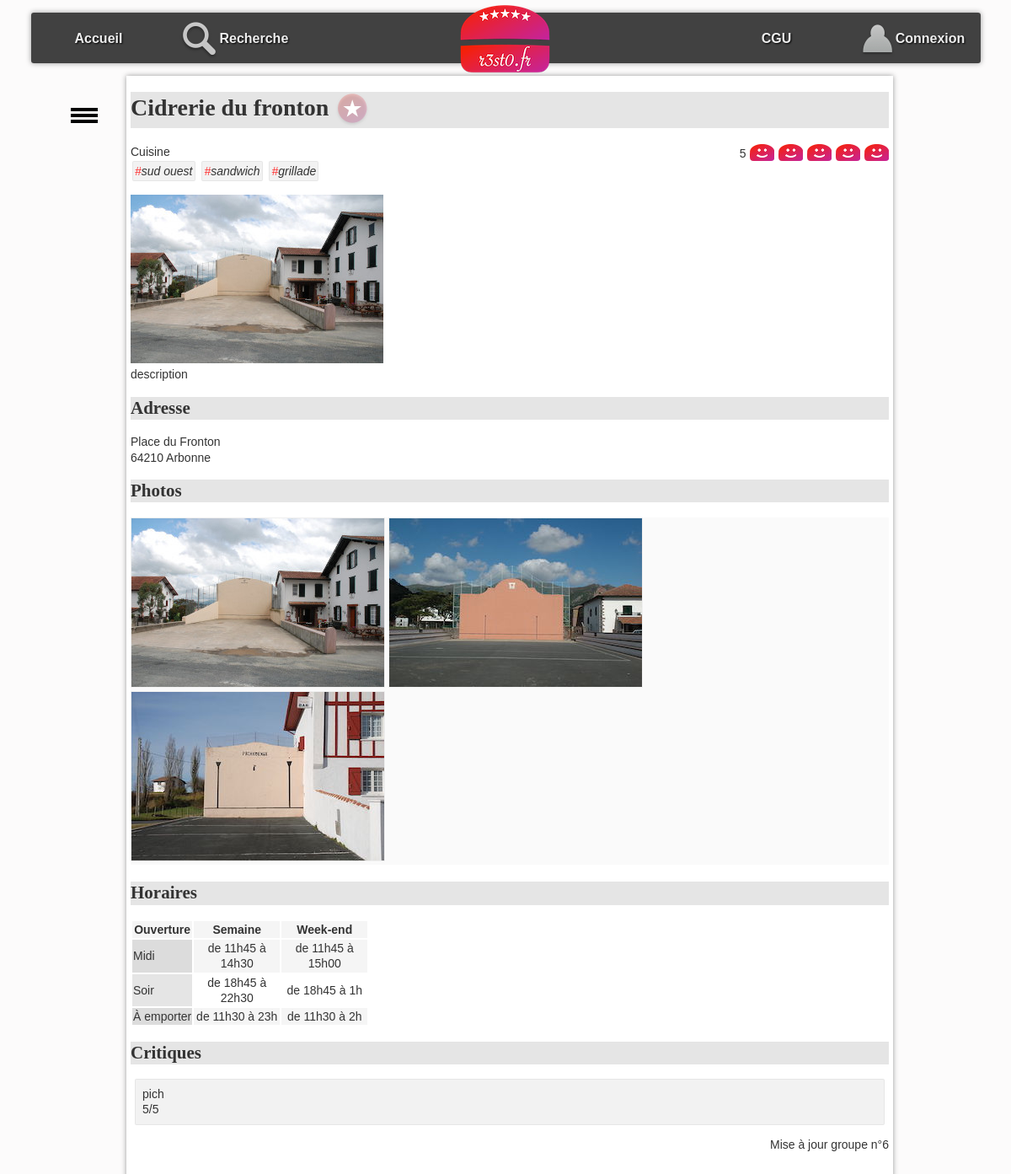
/?action=detail&idR=4, run on the app's committed database.
### tables this page shows
CREATE TABLE IF NOT EXISTS `resto` (
  `idR` bigint(20) NOT NULL AUTO_INCREMENT,
  `nomR` varchar(255) DEFAULT NULL,
  `numAdrR` varchar(20) DEFAULT NULL,
  `voieAdrR` varchar(255) DEFAULT NULL,
  `cpR` char(5) DEFAULT NULL,
  `villeR` varchar(255) DEFAULT NULL,
  `latitudeDegR` float DEFAULT NULL,
  `longitudeDegR` float DEFAULT NULL,
  `descR` text,
  `horairesR` text,
  PRIMARY KEY (`idR`)
);

CREATE TABLE IF NOT EXISTS `typecuisine` (
  `idTC` bigint(20) NOT NULL AUTO_INCREMENT,
  `libelleTC` varchar(255) DEFAULT NULL,
  PRIMARY KEY (`idTC`)
);

CREATE TABLE IF NOT EXISTS `photo` (
  `idP` bigint(20) NOT NULL,
  `cheminP` varchar(255) DEFAULT NULL,
  `idR` bigint(20) DEFAULT NULL,
  PRIMARY KEY (`idP`),
  KEY `idR` (`idR`)
);

CREATE TABLE IF NOT EXISTS `critiquer` (
  `idR` bigint(20) NOT NULL,
  `note` int(11) DEFAULT NULL,
  `commentaire` varchar(4096) DEFAULT NULL,
  `idU` bigint(20) NOT NULL,
  PRIMARY KEY (`idR`,`idU`),
  KEY `critiquer_ibfk_8` (`idU`)
);

CREATE TABLE IF NOT EXISTS `utilisateur` (
  `idU` bigint(20) NOT NULL AUTO_INCREMENT,
  `mailU` varchar(150) NOT NULL,
  `mdpU` varchar(255) DEFAULT NULL,
  `pseudoU` varchar(50) DEFAULT NULL,
  `adminU` tinyint(1) NOT NULL DEFAULT '0',
  PRIMARY KEY (`idU`),
  UNIQUE KEY `mailU` (`mailU`)
);

### index.php (called while the page is built, shortened)
<?php
require_once "getRacine.php";
require_once "$racine/includes/autoload.inc.php";
require_once "$racine/includes/authentification.inc.php";
if (isset($_GET["action"])){
    $action = $_GET["action"];
}
else{
    $action = "defaut";
}
$fichier = controleurPrincipal($action);
try{
    require_once "$racine/controleur/$fichier";
} catch (Throwable $e) {
    ajouterMessage($action." : ".$e->getMessage());
    $titre = "Erreur";
    require_once "$racine/vue/entete.html.php";
    require_once "$racine/vue/pied.html.php";
}

### includes/autoload.inc.php (called while the page is built, shortened)
<?php
function chargeurBaseEspacesDeNoms(string $className) {
    $fileName = __DIR__ . '/../';
    $fileName .= str_replace('\\', DIRECTORY_SEPARATOR, $className) . '.class.php';
}

### modele/dao/Bdd.class.php (called while the page is built, shortened)
<?php
class Bdd {
    private static ?PDO $pdo=null;
    private static $login = "root";
    private static $mdp = "";
    private static $bd = "resto2";
    private static $serveur = "localhost";
    private static $pdoOptions = array  (
        PDO::MYSQL_ATTR_INIT_COMMAND => "SET NAMES utf8"
        ,PDO::ATTR_ERRMODE => PDO::ERRMODE_EXCEPTION
                                        );
    public static function connecter() : ?PDO  {
        if (is_null(self::$pdo)) {
                self::$pdo = new PDO("mysql:host=".self::$serveur.";dbname=".self::$bd, self::$login, self::$mdp, self::$pdoOptions);
        }
        return self::$pdo;
    }
    public static function getConnexion() : ?PDO {
        return self::$pdo;
    }
}

### modele/dao/RestoDAO.class.php (called while the page is built, shortened)
<?php
class RestoDAO {
    public static function getOneById(int $id): ?Resto {
        $leResto = null;
        try {
            $requete = "SELECT * FROM resto WHERE idR = :idR";
            $stmt = Bdd::getConnexion()->prepare($requete);
            $stmt->bindParam(':idR', $id, PDO::PARAM_INT);
            $ok = $stmt->execute();
            if ($ok && $stmt->rowCount() > 0) {
                $enreg = $stmt->fetch(PDO::FETCH_ASSOC);
                $leResto = self::enregistrementVersObjet($enreg);
            }
        } catch (PDOException $e) {
            throw new Exception("Erreur dans la méthode " . get_called_class() . "::getOneById : <br/>" . $e->getMessage());
        }
        return $leResto;
    }
    private static function enregistrementVersObjet(array $enreg): Resto {
        $id = $enreg['idR'];
        $leResto = new Resto(
                $enreg['idR'], $enreg['nomR'], $enreg['numAdrR'], $enreg['voieAdrR'], $enreg['cpR'], $enreg['villeR'],
                $enreg['latitudeDegR'], $enreg['longitudeDegR'], $enreg['descR'], $enreg['horairesR']
        );
        $lesCritiques = CritiqueDAO::getAllByResto($id);
        $lesPhotos = PhotoDAO::getAllByResto($id);
        $lesTcProposes = TypeCuisineDAO::getAllProposesByIdR($id);
        $leResto->setLesTypesCuisineProposes($lesTcProposes);
        $leResto->setLesPhotos($lesPhotos);
        $leResto->setLesCritiques($lesCritiques);
        return $leResto;
    }
}

### modele/dao/CritiqueDAO.class.php (called while the page is built, shortened)
<?php
class CritiqueDAO {
    public static function getNoteMoyenneByIdR(int $idR): float {
        $retour = -1;
        try {
            $requete = "select avg(note) as moyenne from critiquer where idR=:idR";
            $stmt = Bdd::getConnexion()->prepare($requete);
            $stmt->bindParam(':idR', $idR, PDO::PARAM_INT);
            $ok = $stmt->execute();
            if ($ok && $stmt->rowCount() > 0) {
                $enreg = $stmt->fetch(PDO::FETCH_ASSOC);
                if (!is_null($enreg["moyenne"])){
                    $retour = $enreg["moyenne"];
                }
            }
        } catch (PDOException $e) {
            throw new Exception("Erreur dans la méthode " . get_called_class() . "::getNoteMoyenneByIdR : <br/>" . $e->getMessage());
        }
        return $retour;
    }
    public static function getAllByResto(int $idR): array {
        $lesObjets = array();
        try {
            $requete = "SELECT * FROM critiquer c"
                    . " INNER JOIN utilisateur u ON  c.idU = u.idU "
                    . " WHERE idR = :idR";
            $stmt = Bdd::getConnexion()->prepare($requete);
            $stmt->bindParam(':idR', $idR, PDO::PARAM_INT);
            $ok = $stmt->execute();
            if ($ok) {
                while ($enreg = $stmt->fetch(PDO::FETCH_ASSOC)) {
                    $user = new Utilisateur($enreg['idU'], $enreg['mailU'], $enreg['mdpU'], $enreg['pseudoU'], $enreg['adminU']);
                    $lesObjets[] = new Critique($enreg['note'], $enreg['commentaire'], $user);
                }
            }
        } catch (PDOException $e) {
            throw new Exception("Erreur dans la méthode " . get_called_class() . "::getAllByResto : <br/>" . $e->getMessage());
        }
        return $lesObjets;
    }
}

### modele/dao/PhotoDAO.class.php (called while the page is built, shortened)
<?php
class PhotoDAO {
    public static function getAllByResto(int $idR): array {
        $lesObjets = array();
        try {
            $requete = "SELECT * FROM photo WHERE idR = :idR";
            $stmt = Bdd::getConnexion()->prepare($requete);
            $stmt->bindParam(':idR', $idR, PDO::PARAM_INT);
            $ok = $stmt->execute();
            if ($ok) {
                while ($enreg = $stmt->fetch(PDO::FETCH_ASSOC)) {
                    $lesObjets[] = new Photo($enreg['idP'], $enreg['cheminP']);
                }
            }
        } catch (PDOException $e) {
            throw new Exception("Erreur dans la méthode " . get_called_class() . "::getAllByResto : <br/>" . $e->getMessage());
        }
        return $lesObjets;
    }
}

### modele/dao/TypeCuisineDAO.class.php (called while the page is built, shortened)
<?php
class TypeCuisineDAO {
    public static function getAllProposesByIdR(int $idR) : array {
        $lesObjets = array();
        try {
            $requete = "select typeCuisine.* from typeCuisine inner join proposer on typeCuisine.idTC = proposer.idTC where proposer.idR = :idR";
            $stmt = Bdd::getConnexion()->prepare($requete);
            $stmt->bindParam(':idR', $idR, PDO::PARAM_INT);
            $ok = $stmt->execute();
            if ($ok) {
                while ($enreg = $stmt->fetch(PDO::FETCH_ASSOC)) {
                    $lesObjets[] = new TypeCuisine($enreg['idTC'], $enreg['libelleTC']);
                }
            }
        } catch (PDOException $e) {
            throw new Exception("Erreur dans la méthode " . get_called_class() . "::getAllProposesByIdR : <br/>" . $e->getMessage());
        }
        return $lesObjets;
    }
}

### modele/metier/Resto.class.php (called while the page is built, shortened)
<?php
class Resto {
    private int $idR;
    private ?string $nomR;
    private ?string $voieAdr;
    private ?string $cpR;
    private ?string $villeR;
    private ?string $descR;
    private ?string $horairesR;
    private array $lesPhotos;
    private array $lesCritiques;
    private array $lesTypesCuisineProposes;
    function __construct(int $idR, string $nomR, ?string $numAdr, ?string $voieAdr, ?string $cpR, ?string $villeR, ?float $latitudeDegR, ?float $longitudeDegR, ?string $descR, ?string $horairesR) {
        $this->idR = $idR;
        $this->nomR = $nomR;
        $this->voieAdr = $voieAdr;
        $this->cpR = $cpR;
        $this->villeR = $villeR;
        $this->descR = $descR;
        $this->horairesR = $horairesR;
        $this->lesCritiques = array();
        $this->lesPhotos = array();
        $this->lesTypesCuisineProposes = array();
    }
    function getIdR(): int {
        return $this->idR;
    }
    function getNomR(): ?string {
        return $this->nomR;
    }
    function getVoieAdr(): ?string {
        return $this->voieAdr;
    }
    function getCpR(): ?string {
        return $this->cpR;
    }
    function getVilleR(): ?string {
        return $this->villeR;
    }
    function getDescR(): ?string {
        return $this->descR;
    }
    function getHorairesR(): ?string {
        return $this->horairesR;
    }
    function getLesPhotos(): array {
        return $this->lesPhotos;
    }
    function getLesCritiques(): array {
        return $this->lesCritiques;
    }
    function getLesTypesCuisineProposes(): array {
        return $this->lesTypesCuisineProposes;
    }
    function setLesPhotos(array $lesPhotos): void {
        $this->lesPhotos = $lesPhotos;
    }
    function setLesCritiques(array $lesCritiques): void {
        $this->lesCritiques = $lesCritiques;
    }
    function setLesTypesCuisineProposes(array $lesTypesCuisineProposes): void {
        $this->lesTypesCuisineProposes = $lesTypesCuisineProposes;
    }
}

### includes/authentification.inc.php (called while the page is built, shortened)
<?php
function getIdULoggedOn(): int {
    if (isLoggedOn()) {
        $ret = intval($_SESSION["idU"]);
    } else {
        $ret = 0;
    }
    return $ret;
}
function isLoggedOn(): bool {
    $ret = false;
    return $ret;
}

### modele/dao/AimerDAO.class.php (called while the page is built, shortened)
<?php
class AimerDAO {
    public static function estAimeById(int $idU, int $idR): bool {
        $retour = false;
        try {
            $requete = "SELECT * FROM aimer WHERE idR=:idR AND idU=:idU";
            $stmt = Bdd::getConnexion()->prepare($requete);
            $stmt->bindParam(':idU', $idU, PDO::PARAM_INT);
            $stmt->bindParam(':idR', $idR, PDO::PARAM_INT);
            $ok = $stmt->execute();
        } catch (PDOException $e) {
            throw new Exception("Erreur dans la méthode " . get_called_class() . "::estAimeByIdU : <br/>" . $e->getMessage());
        }
        return $retour;
    }
}

### vue/vueDetailResto.php (the view, shortened to what this page needs)
<h1><?= $unResto->getNomR(); ?>
    <?php if ($aimer != false) { ?>
        <a href="./?action=aimer&idR=<?= $unResto->getIdR(); ?>" ><img class="aimer" src="images/aime.png" alt="j'aime ce restaurant"></a>
    <?php } else { ?>
        <a href="./?action=aimer&idR=<?= $unResto->getIdR(); ?>" ><img class="aimer" src="images/aimepas.png" alt="je n'aime pas encore ce restaurant"></a>
    <?php } ?>
</h1>
<span id="note">
    <?php echo "$noteMoyen"?>
    <?php for ($i = 1; $i <= 5; $i++) { ?>
        <a class="aimer" href="./?action=noter&note=<?= $i ?>&idR=<?= $unResto->getIdR(); ?>" >
            <?php if ($i <= $noteMoy) { ?>
                <img class="note" src="images/like.png" alt="">
            <?php } else {
                ?>
                <img class="note" src="images/neutre.png" alt="line neutre">
            <?php } ?>
        </a>
    <?php } ?>
</span>
<section>
    Cuisine <br />
    <ul id="tagFood">
        <?php
        foreach ($lesTypesCuisine as $leTC) {
            ?>
            <li class="tag"><span class="tag">#</span><?= $leTC->getLibelleTC() ?></li>
            <?php }
        ?>
    </ul>
</section>
<p id="principal">
    <?php
    if (count($lesPhotos) > 0) {
        $laPhoto = $lesPhotos[0];
        ?>
        <img src="photos/<?= $laPhoto->getCheminP() ?>" alt="photo du restaurant" />
    <?php } ?>
    <br />
    <?= $unResto->getDescR(); ?>
</p>
<h2 id="adresse">
    Adresse
</h2>
<p>
    <?= $unResto->getVoieAdr(); ?><br />
    <?= $unResto->getCpR(); ?>
    <?= $unResto->getVilleR(); ?>
</p>
<h2 id="photos">
    Photos
</h2>
<ul id="galerie">
    <?php
    foreach ($lesPhotos as $laPhoto) {
        ?>
        <li> <img class="galerie" src="photos/<?= $laPhoto->getCheminP() ?>" alt="" /></li>
        <?php
    }
    ?>
</ul>
<h2 id="horaires">
    Horaires
</h2>
<?= $unResto->getHorairesR(); ?>
<h2 id="crit">Critiques</h2>
<ul id="critiques">
    <?php
    foreach ($critiques as $uneCritique) {
        ?>
        <li>
            <span>
                <?= $uneCritique->getLeUtilisateur()->getPseudoU() ?>
            </span>
            <div>
                <span>
                    <?php
                    if ($uneCritique->getNote()) {
                        ?>
                        <?= $uneCritique->getNote() ?>/5
                        <?php
                    }
                    ?>
                </span>
            </div>
        </li>
    <?php } ?>
</ul>

### css/base.css (style rules this page uses)
:root { --largeurPage: 900px; --largeurMenuCont : 200px; --margeCalc: calc((100% - var(--largeurPage)) / 2); --margeMenuHaut : 15px; --hauteurMenuGene:60px; --coulA1:#5A7694; --coulA2:#D7E5ED; --coulB1:#566459; --coulB2:#90974A; --coulC:#CDBCA0; --fondC:#fcfbfb; --padding_cote:5px; }
body { font-family: Arial; color : #333; font-size : 14px; line-height : 1.3; scroll-behavior: smooth; background-color : var(--fondC); }
a.aimer { text-decoration: none; }

### css/cgu.css (style rules this page uses)
h1,h2,h3,h4 { font-family: Futura; background-color : rgba(0,0,0,0.1); }
td.cell { text-align : center; width : 100px; }
td.label { background-color : rgba(0,0,0,0.1); }
tr:nth-child(odd) { background-color : rgb(245,245,245); }

### css/corps.css (style rules this page uses)
#tagFood { display:inline-block; padding-left : 0px; font-style: italic; margin : 0px; }
li.tag { display:inline-block; border:1px solid rgba(0,0,0,0.05); background-color:rgba(0,0,0,0.05); padding:2px; margin:2px; border-radius: 2px; }
span.tag { color:rgb(255,50,50); }
#galerie { margin-top : 0px; margin-bottom : 20px; padding-left : 0px; background-color : rgb(250,250,250); }
#galerie li { display : inline-block; }
img.note { padding-left : 1px; vertical-align : sub; }
img.galerie { border:1px solid rgb(239,239,239); }
#note { float : right; }
img.aimer { vertical-align : middle; }
#critiques { list-style-type : none; padding-left : 0px; }
#critiques>li { border:1px solid rgba(0,0,0,0.05); background-color:rgba(0,0,0,0.05); padding:8px; margin:5px; border-radius: 2px; }

### data on the page
resto: nomR "Cidrerie du fronton", descR "description", voieAdrR "Place du Fronton", cpR "64210", villeR "Arbonne", horairesR "Ouverture Semaine Week-end Midi de 11h45 à 14h30 de 11h45 à 15h00 Soir de 18h45 à 22h30 de 18h45 à 1h À emporter de 11h30 à 23h de 11h30 à 2h"
typecuisine: libelleTC "sud ouest"
typecuisine: libelleTC "sandwich"
typecuisine: libelleTC "grillade"
photo: cheminP (picture)
photo: cheminP (picture)
photo: cheminP (picture)
critiquer: idU.pseudoU "pich"

### other printed values
$noteMoyen "5"
$uneCritique->getNote() "5"
